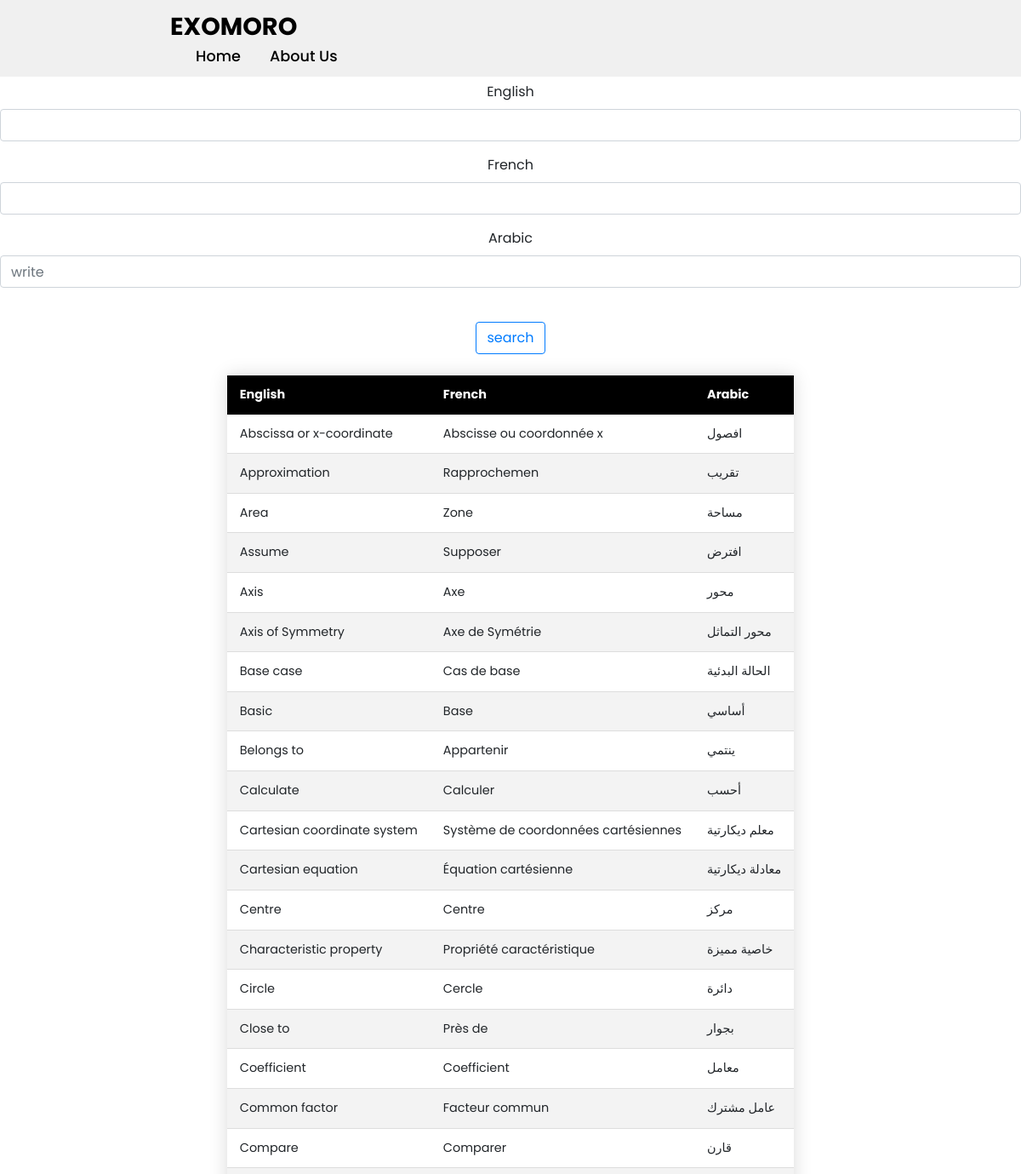
The page /math/general/ (upper part) on the database as committed earlier.
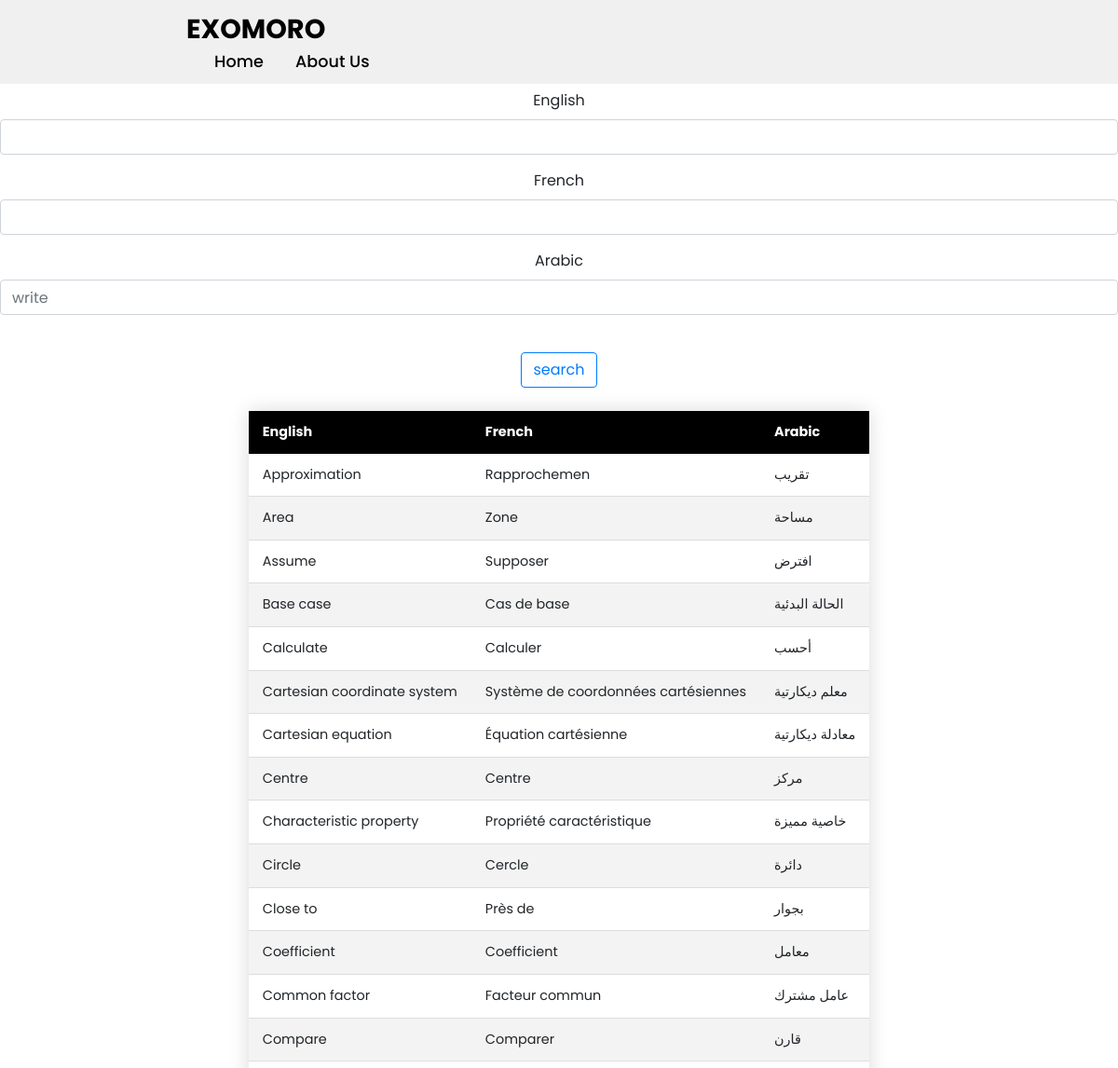
The same page on the database as committed later.
### app/models.py (models this page shows, shortened)
class MathWord(models.Model):
    fields = [
        ('General','General'),
        ('Sets and calculus','Sets and calculus'),
        ('Plane Geometry','Plane Geometry'),
        ('Spatial Geometry','Spatial Geometry'),
        ('Trigonometry','Trigonometry'),
        ('Statistics','Statistics'),
        ('Algebra','Algebra'),
        ('Probability','Probability'),
    ]
    english = models.CharField(max_length=100)
    french = models.CharField(max_length=100)
    arabic = models.CharField(max_length=100)
    field = models.CharField(max_length=100,null=True,blank=True,choices=fields)

### app/views.py (the view)
# urls.py: path('math/general/',math_general,name="mathgeneral"),
def math_general(request):
    general_words = MathWord.objects.all().filter(field='General')
    filter = OrderFilter(request.GET,queryset=general_words)
    general_words = filter.qs
    context = {
        'math_general_words':general_words,
        'filter':filter,
    }
    return render(request,'math/math_general.html',context)

### app/templates/math/math_general.html (shortened to what this page needs)
{% extends 'base.html' %}
{% load static %}
{% block body %}
<br>
<br>
<br>
<br>
<center>
    {% include 'search.html' %}
<table style="overflow-x:auto;" class="styled-table">
    <thead>
        <tr>
            <th>English</th>
            <th>French</th>
            <th>Arabic</th>
        </tr>
    </thead>
    <tbody>
        {% for word in math_general_words %}
        <tr>
            <td>{{word.english}}</td>
            <td>{{word.french}}</td>
            <td>{{word.arabic}}</td>
        </tr>
        {% endfor %}
    </tbody>
</table>
</center>
{% endblock %}

Rows that differ between the two databases and show on the page:
no longer on this page (row edited): MathWord: english "Abscissa or x-coordinate", french "Abscisse ou coordonnée x", arabic "افصول"
no longer on this page (row edited): MathWord: english "Axis", french "Axe", arabic "محور"
no longer on this page (row edited): MathWord: english "Axis of Symmetry", french "Axe de Symétrie", arabic "محور التماثل"
no longer on this page (row edited): MathWord: english "Basic", french "Base", arabic "أساسي"
no longer on this page (row edited): MathWord: english "Belongs to", french "Appartenir", arabic "ينتمي"
